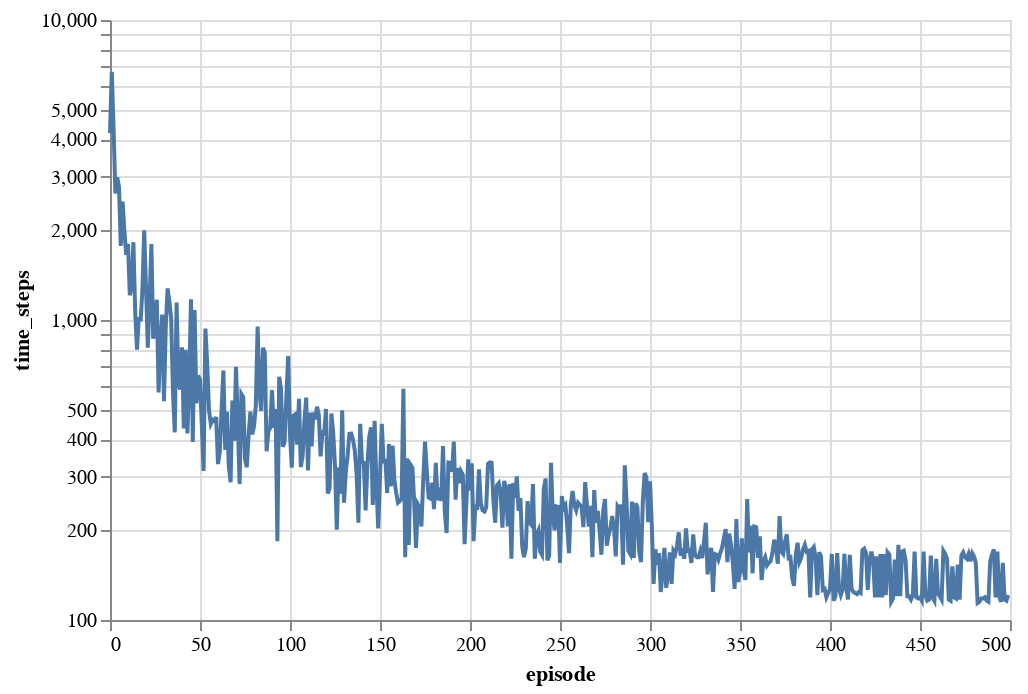

Notebook source saved alongside this figure:
### Markdown cell above
## Plot number of steps needed per episode

### Code cell
mountain_car.plot_steps_per_episode()

### Figure 1 — Vega-Lite specification as saved in the notebook (floating-point values rounded to 4 significant figures; data arrays with more than 128 entries replaced by an {"elided": "..."} marker saying what was removed)
{"config": {"view": {"continuousWidth": 400, "continuousHeight": 300}}, "data": {"name": "data-2612bee0ced06a13a175f1b45c2d1a15"}, "mark": "line", "encoding": {"x": {"field": "episode", "type": "quantitative"}, "y": {"field": "time_steps", "scale": {"type": "log"}, "type": "quantitative"}}, "height": 300, "width": 450, "$schema": "https://vega.github.io/schema/vega-lite/v4.17.0.json", "datasets": {"data-2612bee0ced06a13a175f1b45c2d1a15": {"elided": "500 records"}}}
